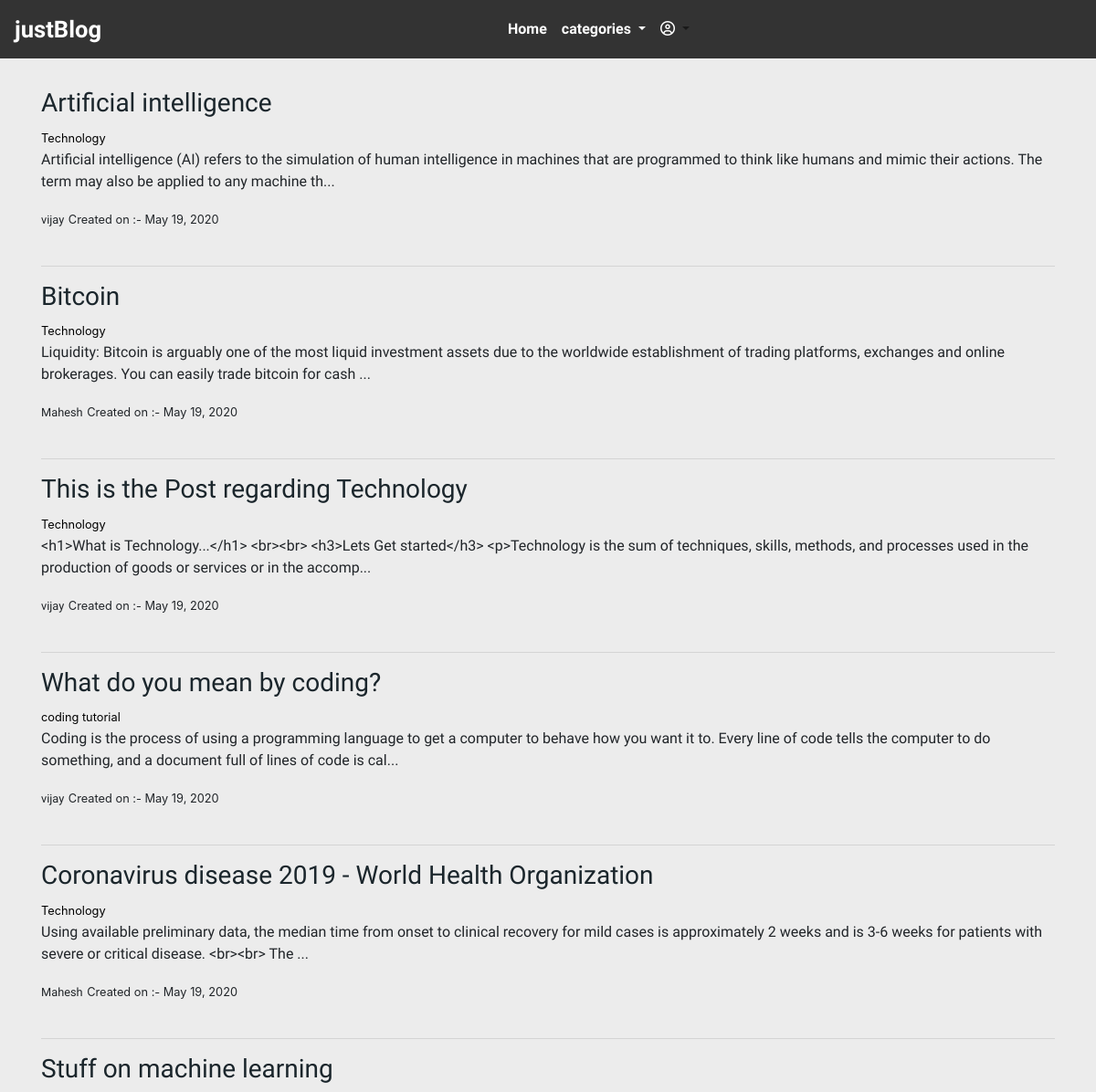
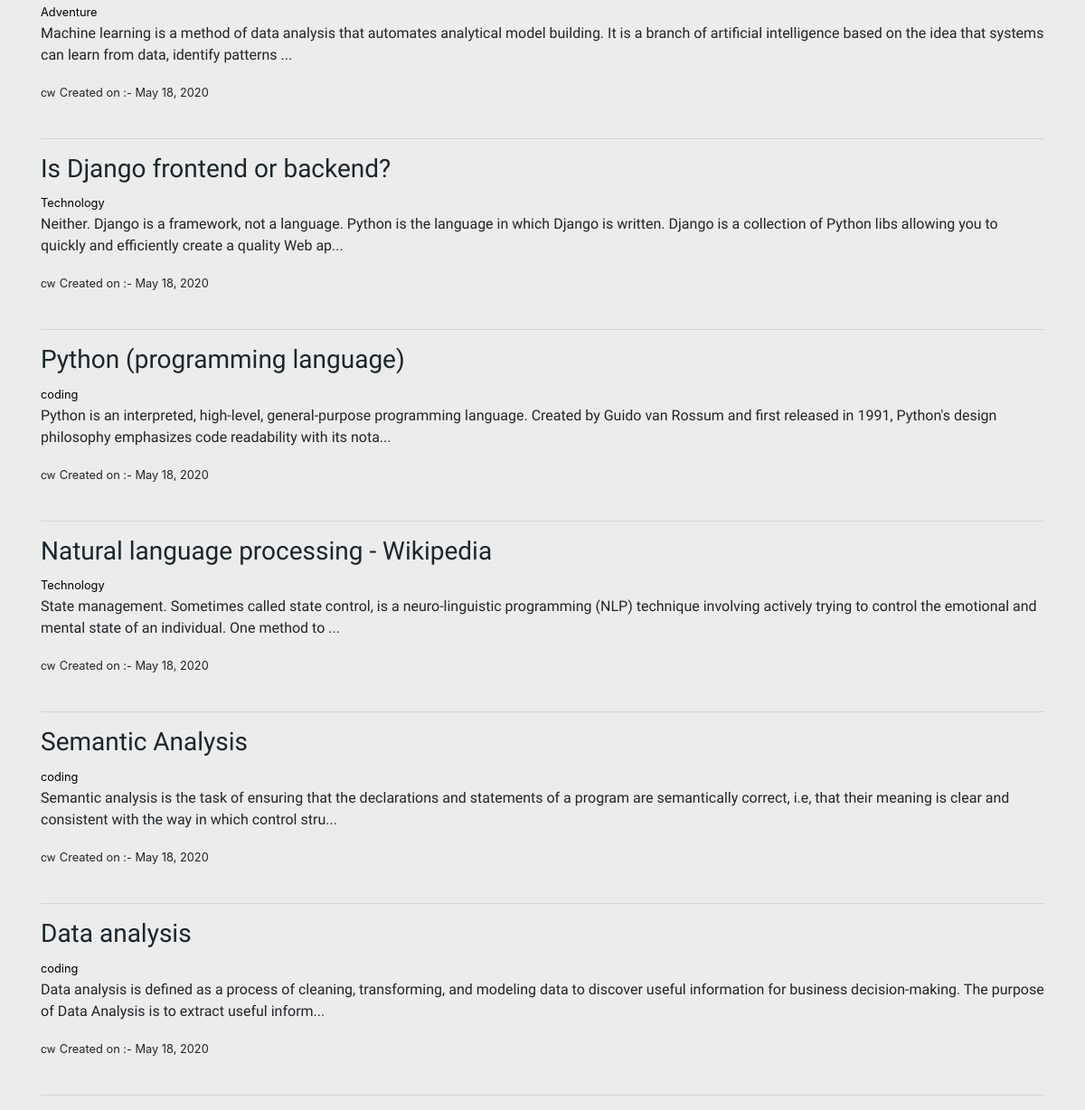
The page / on the database its author committed (2 pictures, top to bottom).
### theblog/models.py (models this page shows, shortened)
class Post(models.Model):
    title = models.CharField(max_length=255)
    title_tag = models.CharField(max_length=255,default="Blog")
    author = models.ForeignKey(User,on_delete=models.CASCADE)
    body = models.TextField()
    post_date = models.DateField(auto_now_add=True)
    category = models.CharField(max_length=255,default='unknown')
    likes = models.ManyToManyField(User,related_name='blog_post')

### theblog/views.py (the view)
# urls.py: path('',HomeView.as_view(),name='home'),
class HomeView(ListView):
    model = Post
    template_name = 'home.html'
    ordering = ['-post_date']
    def get_context_data(self,*args,**kwargs):
        cat_menu = Category.objects.all()
        context = super(HomeView,self).get_context_data(*args,**kwargs)
        context["cat_menu"] = cat_menu
        return context

### theblog/models.py (called while the page is built)
    def __str__(self):
        return self.name

### theblog/templates/home.html (shortened to what this page needs)
{% extends 'base.html' %}
{%block content%}
<h1 class="text-center">Post</h1>
<div class="container mt-5">
    {% for post in object_list %}
    <a style="color: black;text-decoration: none;font-family: Comfortaa;" href="{% url 'postDetail' post.pk  %}">
        <h3 style="color: #1b262c;">{{post.title}} </h3>
        <span><small><a style="color: black;text-decoration: none;" href="{% url 'category' post.category|slugify %}">{{post.category}}</a></small></span> </a>
    <p style="font-family: Muli;">{{post.body|slice:":200"}}...</p>
    <small style="font-family: Lemonada;">{{post.author}}</small>
    <small>Created on :- {{post.post_date}}</small><br><br> <hr>
{%endfor%}
</div>
{%endblock%}

### theblog/templates/base.html (shortened to what this page needs)
<!DOCTYPE html>
<html lang="en">
<head>
  <link rel="stylesheet" href="https://stackpath.bootstrapcdn.com/bootstrap/4.5.0/css/bootstrap.min.css"
>
</head>
<body style="background-color: #ececec;">
  <nav style="background-color: #333333 !important;" class="navbar navbar-expand-lg navbar-light bg-light fixed-top">
    <a style="font-size: 1.6rem;font-family: Muli;font-weight: bold;color: white;" class="navbar-brand"
      href="{% url 'home' %}">justBlog</a>
    <div style="font-family: Muli;" class="collapse navbar-collapse" id="navbarSupportedContent">
      <ul class="navbar-nav mr-auto ml-auto">
        <li class="nav-item active">
          <a style="font-weight: bold;color:white;" class="nav-link" href="{% url 'home' %}">Home </a>
        </li>
        {% if cat_menu %}
        <li class="nav-item dropdown">
          <a style="font-weight: bold;color:white;" class="nav-link dropdown-toggle" href="#" id="navbarDropdown"
            role="button" data-toggle="dropdown" aria-haspopup="true" aria-expanded="false">
            categories
          </a>
        </li>
        {%else%}
        <li class="nav-item">
          <a style="color: white;font-weight: bold;" class="nav-link" href="{% url 'category_list_view' %}">Category List </a>
        </li>
        {%endif%}
        <li class="nav-item dropdown">
          <a class="nav-link dropdown-toggle" href="#" id="navbarDropdown" role="button" data-toggle="dropdown"
            aria-haspopup="true" aria-expanded="false">
            <i style="color: white;" class="fa fa-user-circle-o" aria-hidden="true"></i>
          </a>
        </li>
    </div>
  </nav>
  {%block content%}{%endblock%}
</body>
</html>

### rows shown on the page
Post: title "Artificial intelligence", category "Technology", body "Artificial intelligence (AI) refers to the simulation of human intelligence in machines that are programmed to think like humans and mimic their actions. The term may also be applied to any machine th", author "vijay", post_date "May 19, 2020"
Post: title "Bitcoin", category "Technology", body "Liquidity: Bitcoin is arguably one of the most liquid investment assets due to the worldwide establishment of trading platforms, exchanges and online brokerages. You can easily trade bitcoin for cash", author "Mahesh", post_date "May 19, 2020"
Post: title "This is the Post regarding Technology", category "Technology", body "<h1>What is Technology...</h1> <br><br> <h3>Lets Get started</h3> <p>Technology is the sum of techniques, skills, methods, and processes used in the production of goods or services or in the accomp", author "vijay", post_date "May 19, 2020"
Post: title "What do you mean by coding?", category "coding tutorial", body "Coding is the process of using a programming language to get a computer to behave how you want it to. Every line of code tells the computer to do something, and a document full of lines of code is cal", author "vijay", post_date "May 19, 2020"
Post: title "Coronavirus disease 2019 - World Health Organization", category "Technology", body "Using available preliminary data, the median time from onset to clinical recovery for mild cases is approximately 2 weeks and is 3-6 weeks for patients with severe or critical disease. <br><br> The", author "Mahesh", post_date "May 19, 2020"
Post: title "Stuff on machine learning", category "Adventure", body "Machine learning is a method of data analysis that automates analytical model building. It is a branch of artificial intelligence based on the idea that systems can learn from data, identify patterns", author "cw", post_date "May 18, 2020"
Post: title "Is Django frontend or backend?", category "Technology", body "Neither. Django is a framework, not a language. Python is the language in which Django is written. Django is a collection of Python libs allowing you to quickly and efficiently create a quality Web ap", author "cw", post_date "May 18, 2020"
Post: title "Python (programming language)", category "coding", body "Python is an interpreted, high-level, general-purpose programming language. Created by Guido van Rossum and first released in 1991, Python's design philosophy emphasizes code readability with its nota", author "cw", post_date "May 18, 2020"
Post: title "Natural language processing - Wikipedia", category "Technology", body "State management. Sometimes called state control, is a neuro-linguistic programming (NLP) technique involving actively trying to control the emotional and mental state of an individual. One method to", author "cw", post_date "May 18, 2020"
Post: title "Semantic Analysis", category "coding", body "Semantic analysis is the task of ensuring that the declarations and statements of a program are semantically correct, i.e, that their meaning is clear and consistent with the way in which control stru", author "cw", post_date "May 18, 2020"
Post: title "Data analysis", category "coding", body "Data analysis is defined as a process of cleaning, transforming, and modeling data to discover useful information for business decision-making. The purpose of Data Analysis is to extract useful inform", author "cw", post_date "May 18, 2020"
